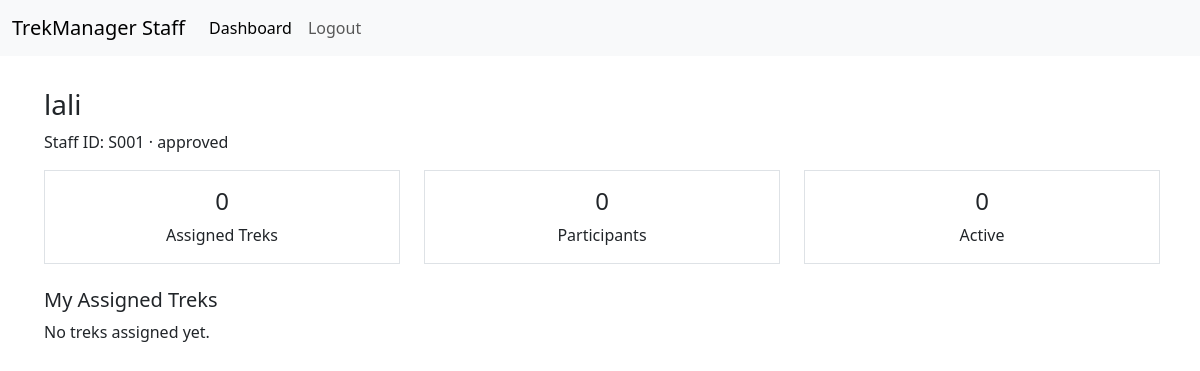
The page /staff/dashboard (signed in) on the database as committed earlier.
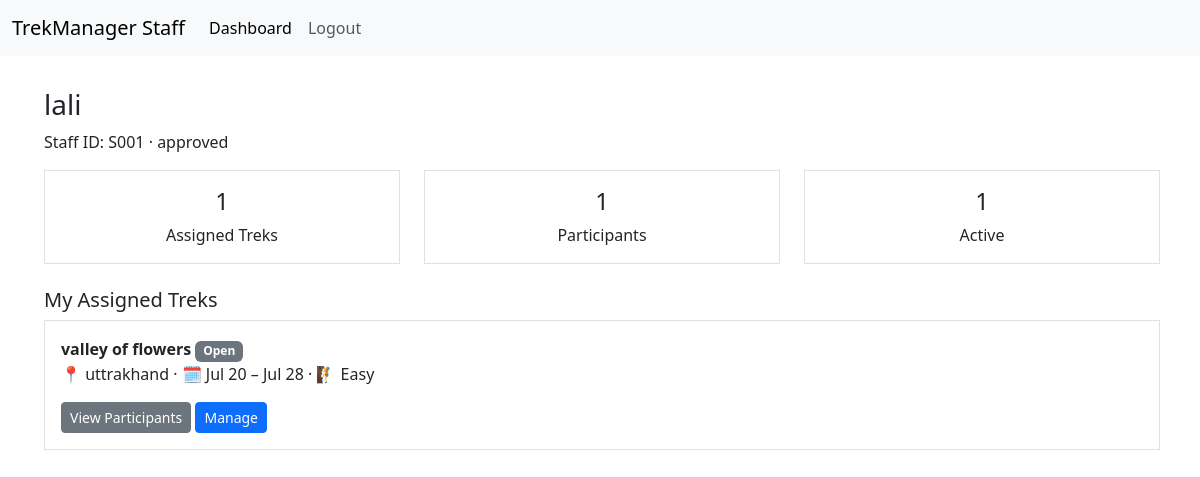
The same page on the database as committed later.
### application/models.py (models this page shows)
class Treks(db.Model):
    __tablename__ = "treks"
    id = db.Column(db.Integer, primary_key=True)
    trek_name = db.Column(db.String(255), nullable=False)
    location = db.Column(db.String(100), nullable=False)
    cost = db.Column(db.Integer)
    difficulty = db.Column(db.String(20))
    start_date = db.Column(db.DateTime, nullable=False)
    end_date = db.Column(db.DateTime, nullable=False)
    max_capacity = db.Column(db.Integer, nullable=False)
    available_slots = db.Column(db.Integer, nullable=False)
    meeting_point = db.Column(db.String(150))
    description = db.Column(db.Text)
    status = db.Column(db.String(20), default="Pending")
    image_filename = db.Column(db.String(255))
    progress = db.Column(db.String(20), default="Not Started")
    staff_notes = db.Column(db.Text)
    assigned_staff_id = db.Column(db.Integer, db.ForeignKey("staffs.id"))
    assigned_staff = db.relationship("Staffs", backref="assigned_treks")

### application/app.py (the view)
    @app.route("/staff/dashboard")
    @login_required
    @staff_required
    def staff_dashboard():
        assigned_treks = Treks.query.filter_by(assigned_staff_id=current_user.id).all()
        total_participants = sum(len(trek.bookings) for trek in assigned_treks)
        active_count = sum(1 for trek in assigned_treks if trek.status == "Open")
        return render_template(
            "staff/staff_dashboard.html",
            assigned_treks=assigned_treks,
            total_participants=total_participants,
            active_count=active_count
        )

### application/helpers.py (called while the page is built)
def staff_required(f):
    @wraps(f)
    def wrapper(*args, **kwargs):
        if not current_user.is_authenticated or not isinstance(current_user, Staffs):
            abort(403)
        return f(*args, **kwargs)
    return wrapper

### templates/staff/staff_dashboard.html (shortened to what this page needs)
{% extends "staff/layout_staff.html" %}
{% block main %}
<div class="container m-2">
    <h3>{{ current_user.full_name }}</h3>
    <p>Staff ID: S{{ "%03d"|format(current_user.id) }} · {{ current_user.approval_status }}</p>
    <div class="row mb-4">
        <div class="col">
            <div class="border p-3 text-center">
                <h4>{{ assigned_treks|length }}</h4>Assigned Treks
            </div>
        </div>
        <div class="col">
            <div class="border p-3 text-center">
                <h4>{{ total_participants }}</h4>Participants
            </div>
        </div>
        <div class="col">
            <div class="border p-3 text-center">
                <h4>{{ active_count }}</h4>Active
            </div>
        </div>
    </div>
    <h5>My Assigned Treks</h5>
    {% for trek in assigned_treks %}
    <div class="border p-3 mb-2">
        <strong>{{ trek.trek_name }}</strong> <span class="badge bg-secondary">{{ trek.status }}</span>
        <p>📍 {{ trek.location }} · 🗓 {{ trek.start_date.strftime('%b %d') }} – {{ trek.end_date.strftime('%b %d') }} ·
            🧗 {{ trek.difficulty }}</p>
        <a href="{{ url_for('staff_participants', trek_id=trek.id) }}" class="btn btn-sm btn-secondary">View
            Participants</a>
        <a href="{{ url_for('staff_manage_trek', trek_id=trek.id) }}" class="btn btn-sm btn-primary">Manage</a>
    </div>
    {% else %}
    <p>No treks assigned yet.</p>
    {% endfor %}
    {% endblock %}

Rows that differ between the two databases and show on the page:
now on this page (row edited): Treks: trek_name "valley of flowers", status "Open", location "uttrakhand", start_date "Jul 20", end_date "Jul 28", difficulty "Easy"
Other text that changed with them:
{{ assigned_treks|length }}: "0" → "1"
{{ total_participants }}: "0" → "1"
{{ active_count }}: "0" → "1"
text no longer shown: "No treks assigned yet."
